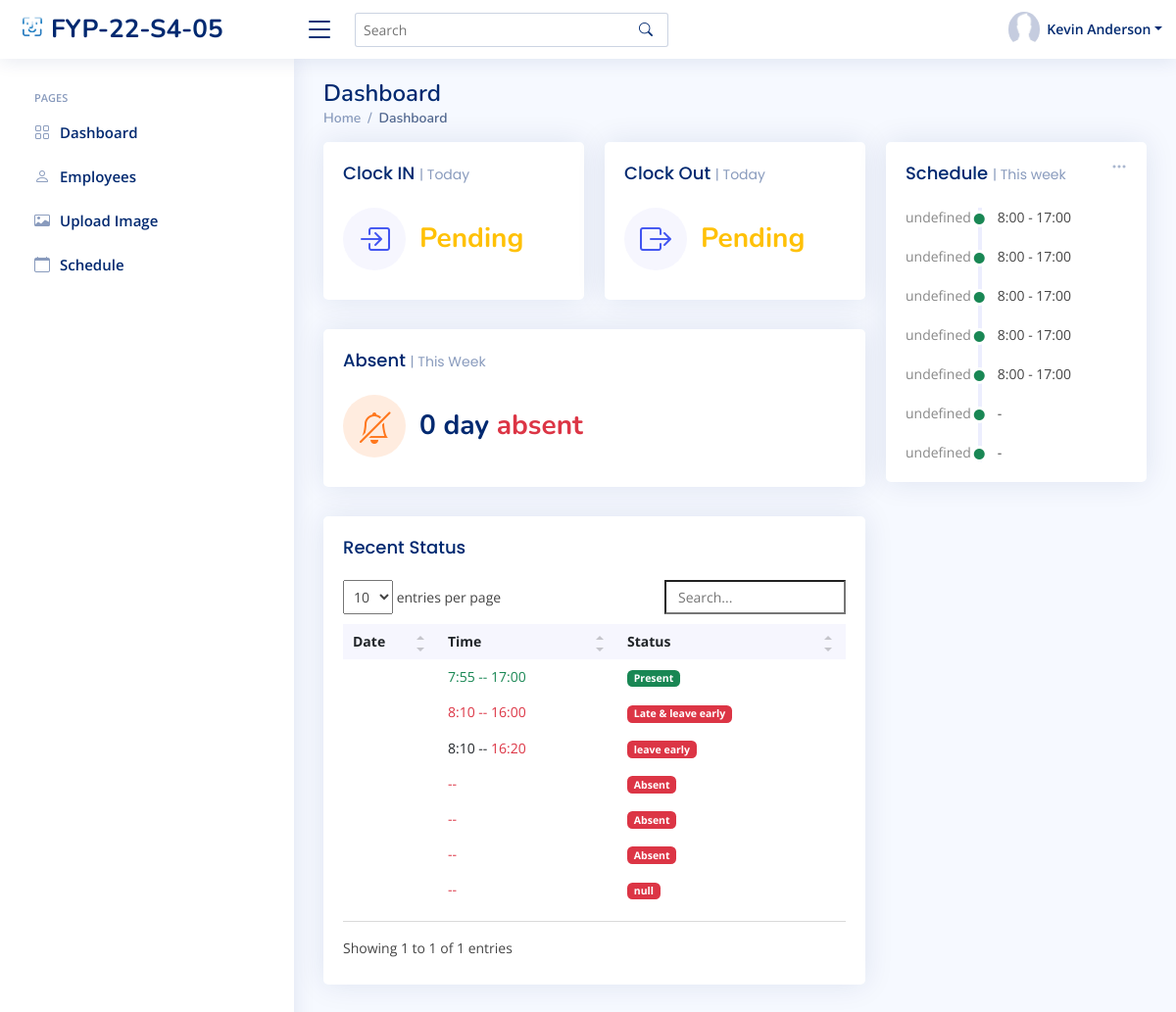
The app's page /sys_admin/home/ (signed in), older data.
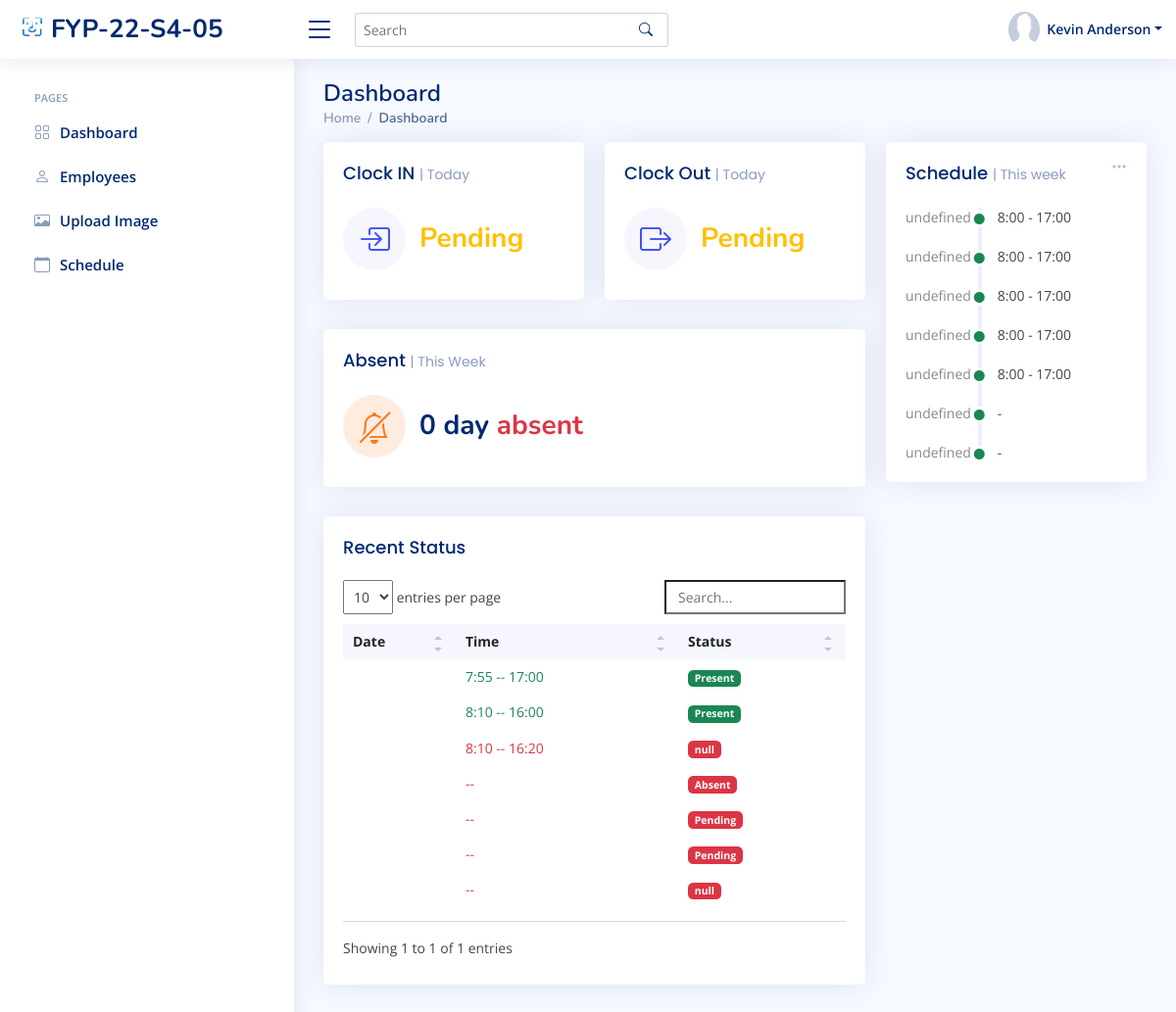
The same page, newer data.
### index/models.py (models this page shows, shortened)
class WorkSchedule(models.Model):
	WorkSchedule_id = models.BigAutoField(primary_key=True)
	Employee = models.ForeignKey(Employee,on_delete=models.DO_NOTHING)
	InTime = models.TimeField(max_length=256, null=True, blank=True)
	OutTime = models.TimeField(max_length=256, null=True, blank=True)
	Mark = models.CharField(max_length=256,null=True)
	StartDate = models.DateField()
	StartTime = models.TimeField(null=True)
	EndTime = models.TimeField(null=True)
	class Meta:
		db_table = 'WorkSchedule'

### index/views/sys_admin.py (the view)
# urls.py: path('sys_admin/home/', sys_admin.sys_admin_home, name='sys_admin_home'),
def sys_admin_home(request):
	dt = datetime.strptime(currentDate, '%Y-%m-%d')
	start = dt - timedelta(days=dt.weekday())
	end = start + timedelta(days=6)
	startDate = start.strftime('%Y-%m-%d')
	endDate = end.strftime('%Y-%m-%d')
	if 'Employee_ID' in request.session:
		fourdates = date.today() - timedelta(days=4)
		currentEmployee = Employee.objects.get(Employee_ID=request.session['Employee_ID'])
		CheckIn = ''
		CheckOut = ''
		Marklist = ['off', 'mc']
		CheckValues = WorkSchedule.objects.filter(Employee_id=request.session['Employee_ID']).filter(
			StartDate=currentDate)
		if CheckValues.exists():
			AttenCheck = WorkSchedule.objects.get(Employee_id=request.session['Employee_ID'], StartDate=currentDate)
			if AttenCheck.Mark.lower() != 'off' or AttenCheck.Mark.lower() != 'mc':
				if AttenCheck.InTime is None and AttenCheck.OutTime is not None:
					CheckIn = "Pending"
					CheckOut = AttenCheck.OutTime
				elif AttenCheck.OutTime is None and AttenCheck.InTime is not None:
					CheckIn = AttenCheck.InTime
					CheckOut = "Pending"
				elif AttenCheck.InTime is None and AttenCheck.OutTime is None:
					CheckOut = "Pending"
					CheckIn = "Pending"
				else:
					CheckIn = AttenCheck.InTime
					CheckOut = AttenCheck.OutTime
			else:
				CheckIn = 'OFF'
				CheckOut = 'OFF'
		scheduleWeek = WorkSchedule.objects.filter(Employee_id=request.session['Employee_ID'], StartDate__lte=endDate,
												   StartDate__gte=startDate).exclude(Mark__in=Marklist).order_by('StartDate')
		CountAsent = WorkSchedule.objects.filter(Employee_id=request.session['Employee_ID'],
												 StartDate__lte=currentDate, StartDate__gte=startDate).filter(Mark='Absent').count()
		RecentData = WorkSchedule.objects.filter(Employee_id=request.session['Employee_ID'],
												 StartDate__lte=currentDate).exclude(Mark__in=Marklist).order_by("StartDate")
		context = {
			'Role': currentEmployee.Role.Role_ID,
			'Employee_ID': currentEmployee.Employee_ID,
			'Full_Name': currentEmployee.Full_Name,
			'Job_Title': currentEmployee.Job_Title,
			'PFP': currentEmployee.Profile_Image.url,
			'Redata': RecentData,
			'ScheduleWeek': scheduleWeek,
			'count':CountAsent,
			'CheckIn': CheckIn,
			'CheckOut': CheckOut,
		}
		return render(request, 'sys_admin/sys_admin_home.html', context)
	else:
		messages.error(request, 'Please login first')
		return redirect('login')

### templates/sys_admin/sys_admin_home.html (shortened to what the changed rows need)
{% extends "index/base.html" %}
{% load static %}
{% block content %}
  <main id="main" class="main">
    <div class="pagetitle">
      <h1>Dashboard</h1>
    </div>
    <section class="section dashboard">
      <div class="row">
        <div class="col-lg-8">
          <div class="row">
            <div class="col-12">
              <div class="card recent-sales overflow-auto">
                <div class="card-body">
                  <table class="table table-borderless datatable">
                    <thead>
                      <tr>
                        <th scope="col">Date</th>
                        <th scope="col">Time</th>
                        <th scope="col">Status</th>
                      </tr>
                    </thead>
                      {% for Ad in Redata %}
                    <tbody>
                      <tr>
                        <th scope="row">{{ Ad.AttendanDate }}</th>
                        {% if Ad.Mark in 'Present' %}
                        <td><span class ="text-success">{{ Ad.InTime |date:"G:i" }}   --   {{ Ad.OutTime |date:"G:i" }}</span></td>
                        <td><span class="badge bg-success">{{ Ad.Mark }}</span></td>
                        {% elif Ad.Mark in 'Late' %}
                        <td><span class ="text-danger">{{ Ad.InTime |date:"G:i"}} </span>  --   {{ Ad.OutTime |date:"G:i"}}</td>
                        <td><span class="badge bg-success">{{ Ad.Mark }}</span></td>
                        {% elif Ad.Mark in 'leave early' %}
                        <td>{{ Ad.InTime|date:"G:i" }}   --   <span class ="text-danger">{{ Ad.OutTime |date:"G:i"}} </span></td>
                        <td><span class="badge bg-danger">{{ Ad.Mark }}</span></td>
                        {% else %}
                        <td><span class ="text-danger">{{ Ad.InTime |date:"G:i"}}   --   {{ Ad.OutTime |date:"G:i"}}</span></td>
                        <td><span class="badge bg-danger">{{ Ad.Mark }}</span></td>
                        {% endif %}
                      </tr>
                    </tbody>
                      {% endfor %}
                  </table>
                </div>
              </div>
            </div>
          </div>
        </div>
      </div>
    </section>
  </main>
{% endblock content %}

Row changes from the older to the newer data that the page shows:
changed WorkSchedule (number 2 of 13 on the later page): Mark "Late & leave early" → "Present"
changed WorkSchedule (number 3 of 13 on the later page): Mark "leave early" → "null"
changed WorkSchedule (number 5 of 13 on the later page): Mark "Absent" → "Pending"
changed WorkSchedule (number 6 of 13 on the later page): Mark "Absent" → "Pending"
